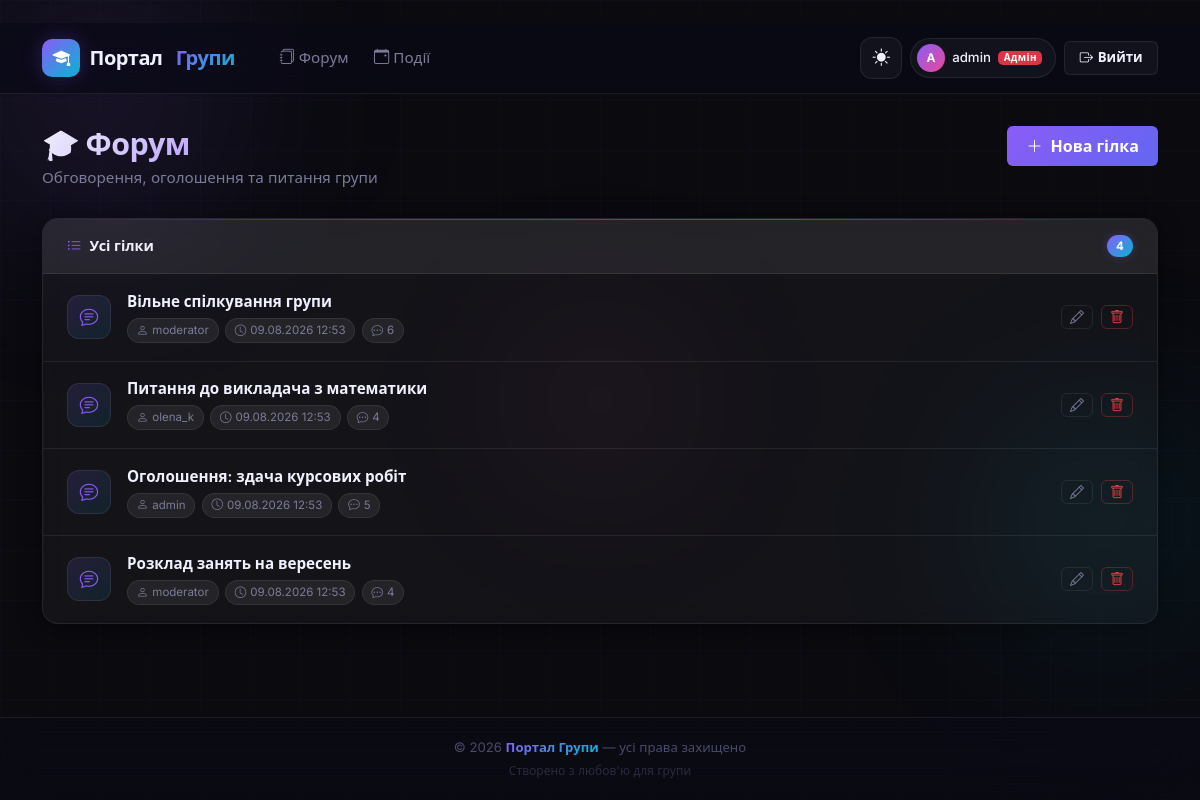
The page /forum/ (signed in) on the database its author committed.
### SuperSchool/models.py (models this page shows, shortened)
class ForumThread(models.Model):
    title = models.CharField(max_length=200)
    created_at = models.DateTimeField(auto_now_add=True)
    created_by = models.ForeignKey(User, on_delete=models.CASCADE, related_name='threads')

### SuperSchool/views.py (the view)
# urls.py: path('',                          views.thread_list,   name='thread_list'),
def thread_list(request):
    threads = ForumThread.objects.select_related('created_by').order_by('-created_at')
    return render(request, 'forum/thread_list.html', {'threads': threads})

### SuperSchool/templates/forum/thread_list.html (shortened to what this page needs)
﻿{% extends "base.html" %}
{% block content %}
<div class="page-header d-flex justify-content-between align-items-start flex-wrap gap-3">
  <div>
    <h2>🎓 Форум</h2>
    <p>Обговорення, оголошення та питання групи</p>
  </div>
  {% if user.is_staff or user.is_superuser %}
  <a href="{% url 'forum:create_thread' %}" class="btn btn-primary d-flex align-items-center gap-2">
    <i class="bi bi-plus-lg"></i> Нова гілка
  </a>
  {% endif %}
</div>
<div class="card">
  <div class="card-header d-flex align-items-center justify-content-between">
    <span style="color:var(--text);">
      <i class="bi bi-list-ul me-2" style="color:var(--primary)"></i>Усі гілки
    </span>
    <span class="count-badge">{{ threads.count }}</span>
  </div>
  {% if threads %}
    {% for thread in threads %}
    <div class="thread-row">
      <div class="thread-icon-wrap"><i class="bi bi-chat-text"></i></div>
      <div class="flex-grow-1" style="min-width:0;">
        <a href="{% url 'forum:thread_detail' thread.pk %}" class="thread-title-link d-block">
          {{ thread.title }}
        </a>
        <div style="display:flex;flex-wrap:wrap;gap:.4rem;margin-top:.4rem;">
          <span class="meta-chip"><i class="bi bi-person"></i>{{ thread.created_by.username }}</span>
          <span class="meta-chip"><i class="bi bi-clock"></i>{{ thread.created_at|date:"d.m.Y H:i" }}</span>
          <span class="meta-chip"><i class="bi bi-chat-dots"></i>{{ thread.posts.count }}</span>
        </div>
      </div>
      {% if user.is_staff or user.is_superuser %}
      <div class="d-flex gap-2 flex-shrink-0">
        <a href="{% url 'forum:edit_thread' thread.pk %}" class="btn btn-sm btn-outline-secondary" title="Редагувати">
          <i class="bi bi-pencil"></i>
        </a>
        <a href="{% url 'forum:delete_thread' thread.pk %}" class="btn btn-sm btn-outline-danger" title="Видалити">
          <i class="bi bi-trash"></i>
        </a>
      </div>
      {% endif %}
    </div>
    {% endfor %}
  {% endif %}
</div>
{% endblock %}

### SuperSchool/templates/base.html (shortened to what this page needs)
﻿<!DOCTYPE html>
<html lang="uk" data-theme="dark">
<head>
    <link href="https://cdn.jsdelivr.net/npm/bootstrap@5.3.3/dist/css/bootstrap.min.css" rel="stylesheet">
    <link href="https://cdn.jsdelivr.net/npm/bootstrap-icons@1.11.3/font/bootstrap-icons.min.css" rel="stylesheet">
</head>
<body>
<div class="orb orb-1"></div>
<div class="orb orb-2"></div>
<div class="orb orb-3"></div>
<div id="particles"></div>
<nav class="navbar navbar-expand-lg">
    <div class="container">
        <a class="navbar-brand" href="{% url 'home' %}">
            <div class="brand-logo"><i class="bi bi-mortarboard-fill"></i></div>
            <span>Портал&nbsp;</span><span class="brand-text-accent">Групи</span>
        </a>
        <div class="collapse navbar-collapse" id="navMain">
            <ul class="navbar-nav me-auto ms-3 mb-2 mb-lg-0">
                <li class="nav-item">
                    <a class="nav-link" href="{% url 'forum:thread_list' %}">
                        <i class="bi bi-journals me-1"></i>Форум
                    </a>
                </li>
                <li class="nav-item">
                    <a class="nav-link" href="{% url 'events:feed' %}">
                        <i class="bi bi-calendar-event me-1"></i>Події
                    </a>
                </li>
            </ul>
            <div class="d-flex align-items-center gap-2 mt-2 mt-lg-0">
                <button id="theme-toggle" onclick="toggleTheme()" title="Змінити тему">
                    <i id="theme-icon" class="bi bi-sun-fill"></i>
                </button>
                {% if user.is_authenticated %}
                    <div class="user-pill">
                        <div class="avatar-nav">{{ user.username|slice:":1"|upper }}</div>
                        <span>{{ user.username }}</span>
                        {% if user.is_superuser %}<span class="badge bg-danger badge-role">Адмін</span>
                        {% elif user.is_staff %}<span class="badge bg-warning text-dark badge-role">Мод</span>{% endif %}
                    </div>
                    <form method="post" action="{% url 'logout' %}">{% csrf_token %}
                        <button type="submit" class="btn-nav">
                            <i class="bi bi-box-arrow-right"></i>Вийти
                        </button>
                    </form>
                {% else %}
                    <a href="{% url 'login' %}" class="btn-nav">
                        <i class="bi bi-box-arrow-in-right"></i>Увійти
                    </a>
                {% endif %}
            </div>
        </div>
    </div>
</nav>
<main>
    <div class="container">{% block content %}{% endblock %}</div>
</main>
<footer>
    <div class="container">
        &copy; 2026 <span class="footer-brand">Портал Групи</span> &mdash; усі права захищено
        <div style="margin-top:.3rem;font-size:.75rem;opacity:.5;">Створено з любов'ю для групи</div>
    </div>
</footer>
</body>
</html>

### rows shown on the page
ForumThread: title "Вільне спілкування групи", created_by.username "moderator", created_at "09.08.2026 12:53", posts.count "6"
ForumThread: title "Питання до викладача з математики", created_by.username "olena_k", created_at "09.08.2026 12:53", posts.count "4"
ForumThread: title "Оголошення: здача курсових робіт", created_by.username "admin", created_at "09.08.2026 12:53", posts.count "5"
ForumThread: title "Розклад занять на вересень", created_by.username "moderator", created_at "09.08.2026 12:53", posts.count "4"

### other values the page prints
{{ user.username|slice:":1"|upper }} "A"
{{ user.username }} "admin"
{{ threads.count }} "4"
